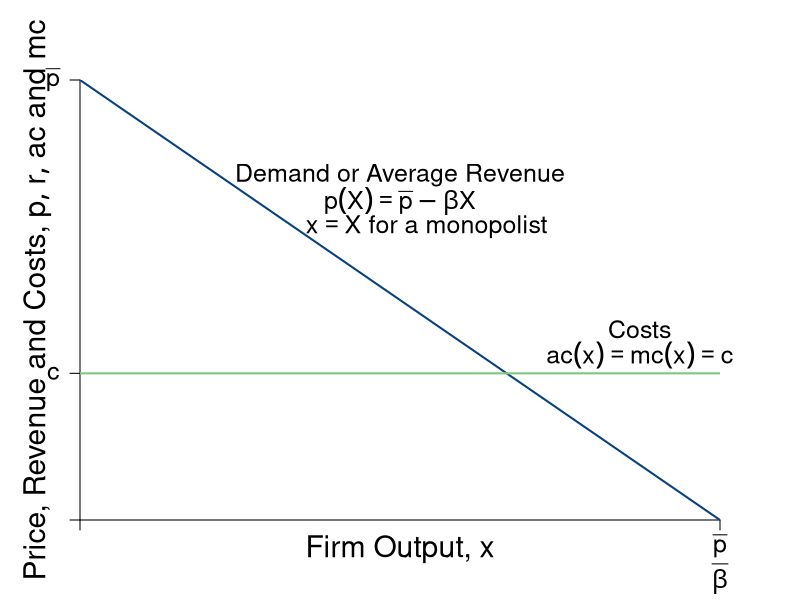

The R source for this figure:
#Graph Designer: Simon Halliday
#Authors: Bowles, Foley and Halliday
#Title: Coordination, Conflict and Competition: A Text in Microeconomics

require(shape)
pdf(file = "competitionmarkets/demand_cost_initial.pdf", width = 9, height = 7)

#Set parameters for graphics
pointsize <- 1.8
axislabelsize <- 1.8
labelsize <- 1.5
namesize <- 1.8
annotatesize <- 1.5
graphlinewidth <- 2
segmentlinewidth <- 1.5


COL <- c("#7fc97f", "#beaed4", "#fdc086", "#ffff99", "#386cb0", "#f0027f", "#bf5b17", "#666666")
COLA <- c("#e0f3db", "#99d8c9","#66c2a4","#41ae76", "#238b45", "#005824")
COLB <- c("#c6dbef", "#4eb3d3", "#2b8cbe", "#0868ac","#084081")

#Edited the margins to cater for the larger LHS labels
par(mar =  c(4, 4, 4, 4))

AvgRevenue <- function(x, rmax = 12, xmax = 12){
  rmax - (rmax/xmax)*x
}

MRevenue <- function(x, rmax = 12, xmax = 12){
  rmax - 2*(rmax/xmax)*x
}

AvgCost <- function(x, c0 = 2, c1 = 4){
  c0/x + c1
}

xlims <- c(0, 12)
ylims <- c(0, 12)

npts <- 501 
x <- seq(xlims[1], xlims[2], length.out = npts)
y <- seq(ylims[1], ylims[2], length.out = npts) 
a <- c(13, 16.75, 19.25)

plot(0, 0, xlim = xlims, ylim = ylims, type = "n",
     xlab = expression(paste("")),
     ylab = expression(paste("")), 
     xaxt = "n", 
     yaxt = "n", 
     cex.lab = axislabelsize, 
     bty = "n",
     xaxs="i", 
     yaxs="i")

# ticksy <- seq(from = ylims[1], to = ylims[2], by = 1)
# ylabels <- seq(from = ylims[1], to = ylims[2], by = 1)
# ticksx <- seq(from = xlims[1], to = xlims[2], by = 1)
# xlabels <- seq(from = xlims[1], to = xlims[2], by = 1)
ticksy <- c(0, 4,  ylims[2])
ylabels <- c(NA, expression(paste(c)),  expression(paste(bar(p))))
ticksx <- c(0,  xlims[2])
xlabels <- c(NA, expression(paste(frac(bar(p),beta))))

axis(1, at = ticksx, pos = 0, labels = FALSE, cex.axis = labelsize)
text(x = c(0, xlims[2]), par("usr")[3] - 0.4, labels = xlabels, srt = 0, pos = 1, xpd = TRUE, cex = labelsize)
axis(2, at = ticksy, pos = 0, labels = ylabels, las = 1, cex.axis = labelsize)

npts <- 500 
xx1 <- seq(xlims[1], xlims[2], length.out = npts)
xx3 <- seq(2, 6, length.out = npts)

# #Draw the polygon for profit
# xpoly1 <- c(0, 4, 4, 0, 0)
# ypoly1 <- c(4, 4, AvgRevenue(x = 4), AvgRevenue(x = 4), 4)
# polygon(x = xpoly1, y = ypoly1, col=COLA[1], density=NULL, border = NA)
# 
# #Draw the polygon for costs
# xpoly2 <- c(0, 4, 4, 0, 0)
# ypoly2 <- c(0, 0, 4, 4, 4)
# polygon(x = xpoly2, y = ypoly2, col=COLB[1], density=NULL, border = NA)

#lines(xx1, bcA(xx1, w = 10, p = 1.5), col = COLB[3], lwd = graphlinewidth)
lines(xx1, AvgRevenue(xx1, rmax = 12, xmax = 12), col = COLB[5], lwd = graphlinewidth)
#lines(xx1, MRevenue(xx1, rmax = 12, xmax = 12), col = COLB[4], lwd = graphlinewidth)
#lines(xx1, AvgCost(xx1, c0 = 2, c1 = 4), col = COLA[5], lwd = graphlinewidth)

#Label the axes
text(0.5*(xlims[2]), -0.8, expression(paste("Firm Output, ", x)), xpd = TRUE, cex = axislabelsize) 
#mtext(expression(paste("Quantity of output, ", x)), side=1, line = 2.5, cex = axislabelsize)
text(-0.8, 0.5*ylims[2], expression(paste("Price, Revenue and Costs, ", list(p, r, ac), " and ", mc)), xpd = TRUE, cex = axislabelsize, srt = 90) 

#Label curves
text(10.5, 5.2, expression(paste("Costs")), cex = labelsize, xpd = TRUE)
text(10.5, 4.5, expression(paste(ac(x) == mc(x),phantom() == c)), cex = labelsize,xpd = TRUE)

text(6, 9.4, expression(paste("Demand or Average Revenue")), cex = labelsize,xpd = TRUE)
text(6, 8.7, expression(paste(p(X) == bar(p) - beta*X )), cex = labelsize,xpd = TRUE)
text(6.5, 8, expression(paste(x == X, " for a monopolist" )), cex = labelsize, xpd = TRUE)

#text(5.8, 2.8, expression(paste(mr(x))), cex = labelsize)

#Labels cost and profit areas
# text(2, 0.5*AvgCost(x = 4), expression("Total Costs"), cex = labelsize)
# text(2, 6, expression("Economic"), cex = labelsize)
# text(2, 5.5, expression("Profit"), cex = labelsize)

#Draw segments for total costs
# segments(0, AvgRevenue(x = 4), 4, AvgRevenue(x = 4), lty = 2, col = "gray" , lwd = segmentlinewidth)
# segments(4, 0, 4, AvgRevenue(x = 4), lty = 2, col = "gray" , lwd = segmentlinewidth)

#Marginal costs
segments(0, 4, xlims[2], 4, lty = 1, col = COL[1] , lwd = graphlinewidth)

#Label Points for comparison
# points(4, MRevenue(x = 4), pch = 16, col = "black", cex = 1.5)
# text(3.8, MRevenue(x = 4) - 0.4, expression(i), cex = labelsize)


# points(4, AvgRevenue(x = 4), pch = 16, col = "black", cex = 1.5)
# text(4.2, AvgRevenue(x = 4) + 0.4, expression(h), cex = labelsize)


#Arrow to mr = mc
# text(7.5, 9.5, expression(paste("Profit Maximum at")), cex = labelsize)
# text(7.5, 9, expression(paste(mr == mc)), cex = labelsize)
# Arrows(6.1, 9.2, 4.2, 4.3, col = "black", lty = 1, lwd = 2, arr.type = "triangle", arr.lwd = 0.5)



dev.off()
